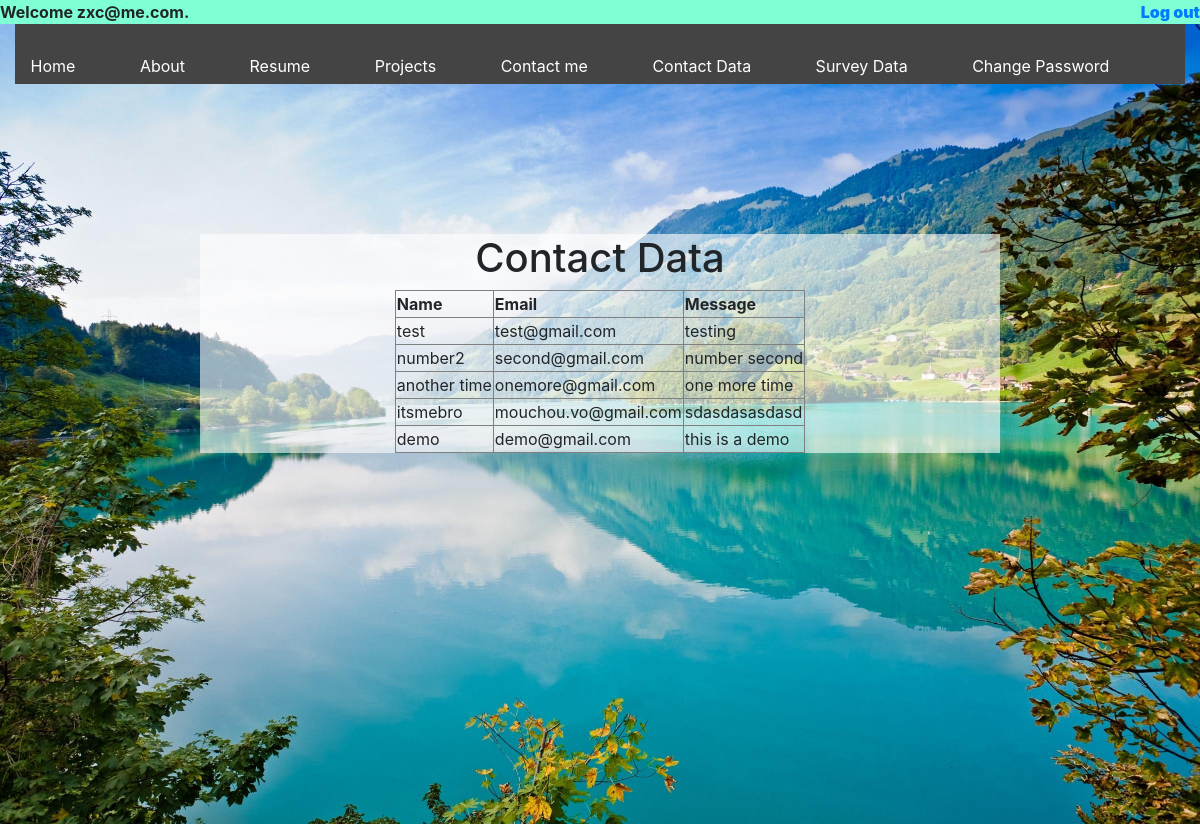
The app's page /contactData (signed in) with its own data.
### app.py (models this page shows)
class UserData(db.Model):
    id = db.Column(db.Integer, primary_key=True)
    username = db.Column(db.String(50))
    password = db.Column(db.String(50))

class ContactData(db.Model):
    id = db.Column(db.Integer, primary_key=True)
    name = db.Column(db.String(50))
    email = db.Column(db.String(50))
    message = db.Column(db.Text)

### app.py (the view)
@app.route('/contactData')
@login_required
def contactData():
    contactInfo = []
    connection = sqlite3.connect('data/site.db')
    cur = connection.cursor()
    for row in cur.execute('SELECT * FROM contact_data'):
        contactInfo.append(row)
    return render_template('contactData.html', data=contactInfo)

### app.py (called while the page is built)
@login_manager.user_loader
def load_user(user_id):
    user = find_user(user_id)
    if user:
        user.password = None
    return user

def find_user(username):
    connection = sqlite3.connect('data/site.db')
    cur = connection.cursor()
    for row in cur.execute("SELECT username, password from user_data"):
        if not row:
            continue
        if username == row[0]:
            return User(row[0], row[1])
    return None

### templates/contactData.html (shortened to what this page needs)
{% extends "base.html" %}
{% block content %}
    <div class="container col-lg-8 offset-lg-2  col-md-12  col-sm-12 col-xs-12 container contact">
        <h1>
            Contact Data
        </h1>
        <table border="1">
            <tr>
                <th>Name</th>
                <th>Email</th>
                <th>Message</th>
            </tr>
            {% for contactInfo in data %}
            <tr>
                <td>{{ contactInfo[1] }}</td>
                <td>{{ contactInfo[2] }}</td>
                <td>{{ contactInfo[3] }}</td>
            </tr>
            {% endfor %}
        </table>
    </div>
{% endblock %}

### templates/base.html (shortened to what this page needs)
<!DOCTYPE html>
<html lang="en">
<head>
    <link rel="stylesheet" type="text/css" href="{{url_for('static', filename='base.css')}}">
    <link rel="stylesheet" href="https://maxcdn.bootstrapcdn.com/bootstrap/4.3.1/css/bootstrap.min.css">
</head>
<body>
    <header>
        {% if current_user.is_authenticated %}
            <p class="login">Welcome {{ current_user.id }}.<span class="logout"><a href="/logout" >Log out</a></span></p>
        {% endif %}
    </header>
    <div class="bg">
        <div class="col-lg-12 col-md-12 col-sm-12 col-xs-12">
            <ul class="navigation">
                {% if current_user.is_authenticated %}
                    <li><a href="home">Home</a></li>
                <li><a href="about">About</a></li>
                <li><a href="resume">Resume</a></li>
                <li><a href="projects">Projects</a></li>
                <li><a href="contact">Contact me</a></li>
                <li><a href="contactData">Contact Data</a></li>
                <li><a href="surveyData">Survey Data</a></li>
                <li><a href="changePassword">Change Password</a></li>
                {% endif %}
            </ul>
        </div>
        {% block content %}{% endblock %}
    </div>
</body>
</html>

### static/base.css (style rules this page uses)
body, html { height: 100%; }
.bg { background-image: url("image/background.jpg"); height: 100%; background-position: center; background-repeat: no-repeat; background-size: cover; }
.navigation { background-color: #444444; list-style: none; margin: 0; height: 10px; text-align: center; padding: 30px 0 30px 0; }
.navigation li { display: inline-block; padding-right: 60px; }
.navigation li a { text-decoration: none; color: white; }
.contact { margin-top: 150px; background: rgba(255, 255, 255, 0.6); }
.contact h1 { text-align: center; }
.contact table { margin: 0 auto; }
.login { text-align: left; background-color: aquamarine; margin: 0; padding: 0; font-weight: bolder; }
.logout { float: right; font-weight: bolder; }

### records on screen
UserData: id "zxc@me.com"
ContactData: name "test", email "test@gmail.com", message "testing"
ContactData: name "number2", email "second@gmail.com", message "number second"
ContactData: name "another time", email "onemore@gmail.com", message "one more time"
ContactData: name "itsmebro", email "mouchou.vo@gmail.com", message "sdasdasasdasd"
ContactData: name "demo", email "demo@gmail.com", message "this is a demo"
